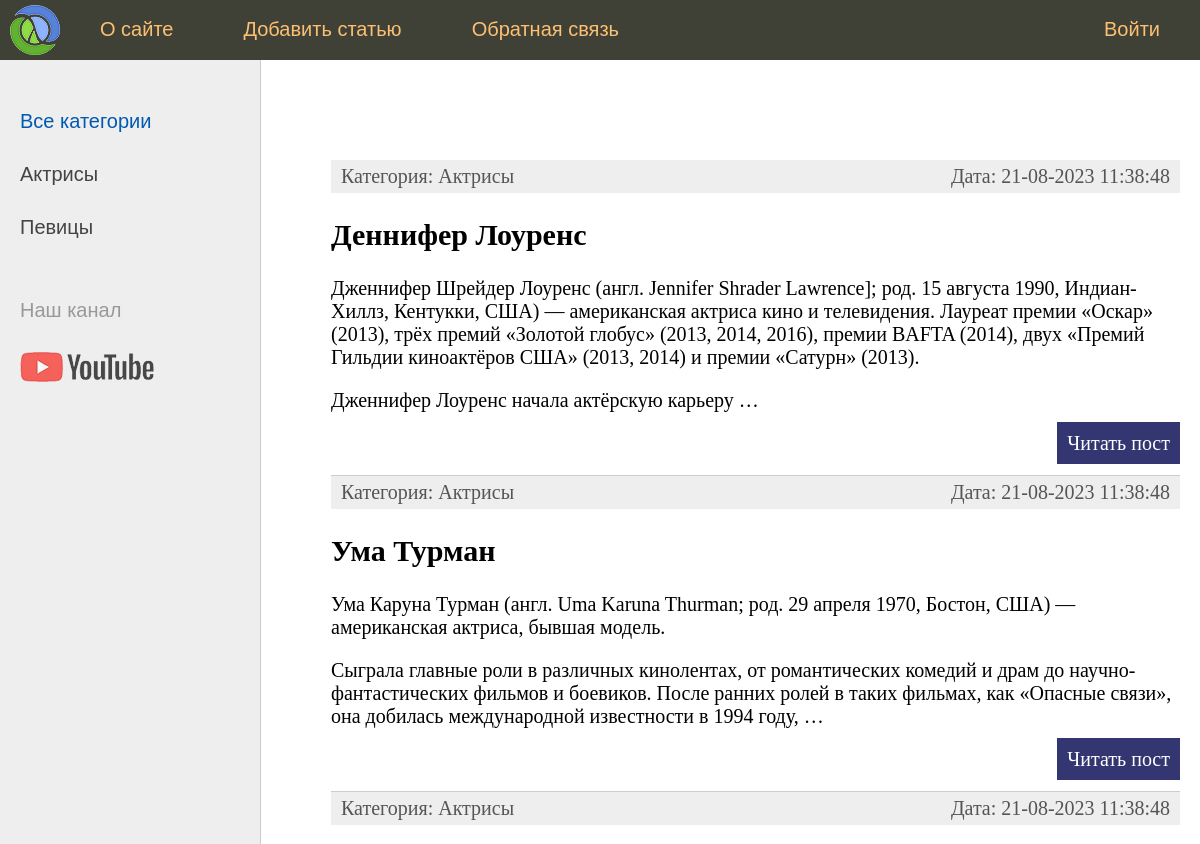
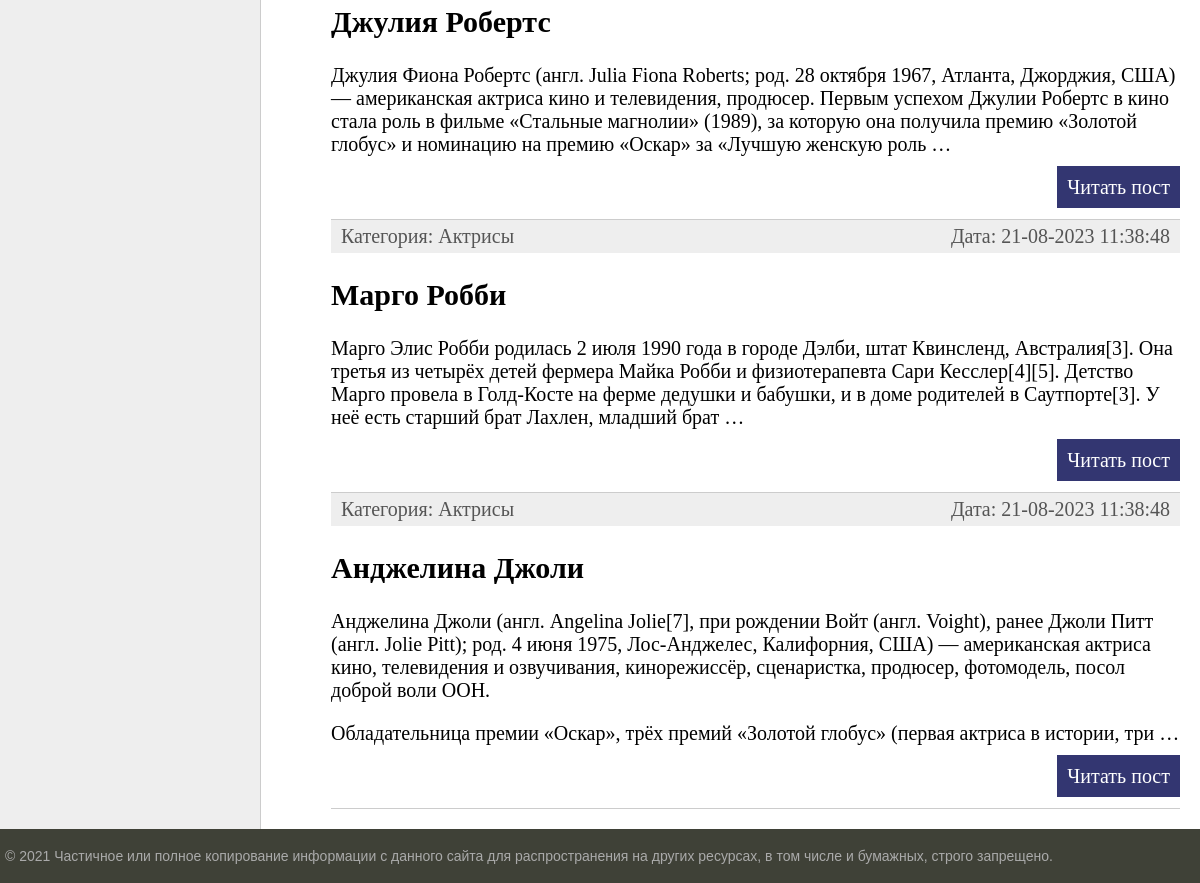
Before: / with the older database file (2 pictures, top to bottom).
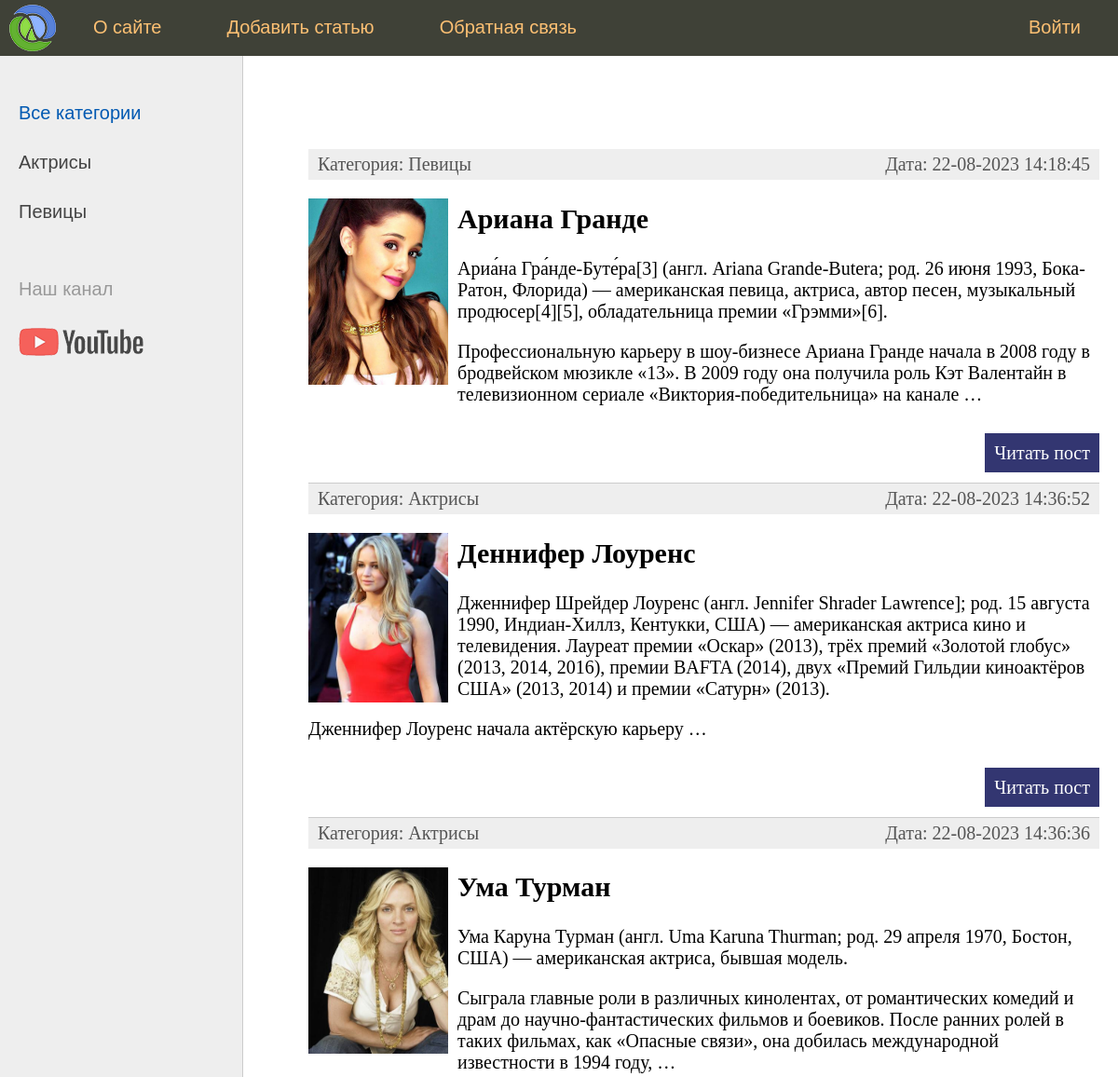
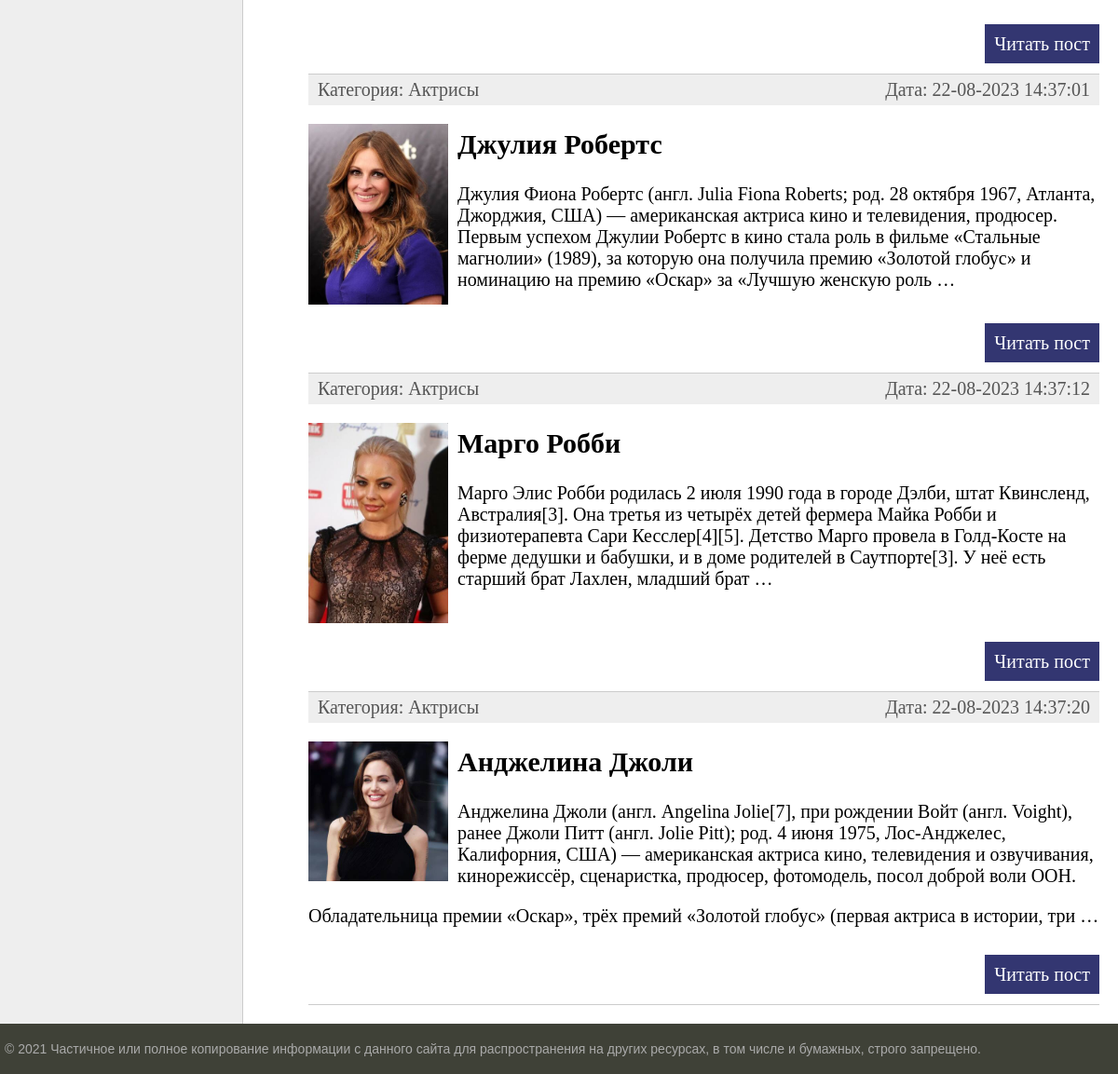
After: the same page with the newer database file (2 pictures, top to bottom).
### women/models.py (models this page shows, shortened)
class Category(models.Model):
    name = models.CharField(max_length=100, db_index=True, verbose_name="Категория")
    def __str__(self):
        return self.name
    def get_absolute_url(self):
        return reverse("category", kwargs={"cat_id": self.pk})
    class Meta:
        verbose_name = 'Категории'
        verbose_name_plural = 'Категории'
        ordering = ['id']

class Women(models.Model):
    title = models.CharField(max_length=255, verbose_name="Заголовок")
    content = models.TextField(blank=True, verbose_name="Текст статьи")
    photo = models.ImageField(upload_to="photos/%Y/%m/%d/", verbose_name="Фото")
    time_create = models.DateTimeField(auto_now_add=True, verbose_name="Время создания")
    time_update = models.DateTimeField(auto_now=True, verbose_name="Время изменения")
    is_published = models.BooleanField(default=True, verbose_name="Публикация")
    cat = models.ForeignKey('Category', on_delete=models.PROTECT, null=True, verbose_name="Категории")
    def get_absolute_url(self):
        return reverse("post", kwargs={"post_id": self.pk})
    class Meta:
        verbose_name = 'Известные женщины'
        verbose_name_plural = 'Известные женщины'
        ordering = ['-time_create', 'title']

### women/views.py (the view)
# urls.py: path('', index, name='home'),
def index(request):
    posts = Women.objects.all()
    cats = Category.objects.all()
    context = {
        'posts': posts,
        'cats': cats,
        'menu': menu,
        'title': 'Главная страница',
        'cat_selected': 0,
    }
    return render(request, 'women/index.html', context=context)

### women/templates/women/index.html (shortened to what this page needs)
{% extends 'women/base.html' %}
{% block content %}
<ul class="list-articles">
	{% for p in posts %}
			<li><div class="article-panel">
	<p class="first">Категория: {{p.cat}}</p>
	<p class="last">Дата: {{p.time_update|date:"d-m-Y H:i:s"}}</p>
</div>
{% if p.photo %}
	<p><img class="img-article-left thumb" src="{{p.photo.url}}"></p>
{% endif %}
				<h2>{{p.title}}</h2>
	{% autoescape on %}
	{{p.content|linebreaks|truncatewords:50}}
	{% endautoescape %}
			<p class="link-read-post"><a href="{{ p.get_absolute_url }}">Читать пост</a></p>
			</li>
	{% endfor %}
</ul>
{% endblock %}

### women/templates/women/base.html (shortened to what this page needs)
{% load static %}
<!DOCTYPE html>
<html>
<head>
	<link type="text/css" href="{% static 'women/css/styles.css' %}" rel="stylesheet" />
</head>
<body>
<table class="table-page" border=0 cellpadding="0" cellspacing="0">
<tr><td valign=top>
{% block mainmenu %}
		<div class="header">
			<ul id="mainmenu" class="mainmenu">
			<li class="logo"><a href="{% url 'home' %}"><div class="logo"></div></a></li>
{% for m in menu %}
	{% if not forloop.last %}
			<li><a href="{% url m.url_name %}">{{m.title}}</a></li>
	{% else %}
			<li class="last"><a href="{% url m.url_name %}">{{m.title}}</a></li>
	{% endif %}
{% endfor %}
			</ul>
		</div>
{% endblock mainmenu %}
<table class="table-content" border=0 cellpadding="0" cellspacing="0">
<tr>
	<td valign="top" class="left-chapters">
	<ul id="leftchapters">
{% if cat_selected == 0 %}
        <li class="selected">Все категории</li>
{% else %}
        <li><a href="{% url 'home' %}">Все категории</a></li>
{% endif %}
{% for c in cats %}
    {% if c.pk == cat_selected %}
        <li class="selected">{{c.name}}</li>
    {% else %}
        <li><a href="{{ c.get_absolute_url }}">{{c.name}}</a></li>
    {% endif %}
{% endfor %}
		<li class="share">
		<p>Наш канал</p>
		<a class="share-yt" href="https://www.youtube.com/channel/UClJzWfGWuGJL2t-3dYKcHTA/playlists" target="_blank" rel="nofollow"></a>
		</li>
	</ul>
</td>
<td valign="top" class="content">
	<div class="content-text">
{% block content %}
{% endblock %}
	</div>
</td></tr></table>
</td></tr>
<tr><td valign=top>
	<div id="footer">
		<p>&copy; 2021 Частичное или полное копирование информации с данного сайта для распространения на других ресурсах, в том числе и бумажных, строго запрещено.</p>
	</div>
</td></tr></table>
</body>
</html>

### women/static/women/css/styles.css (style rules this page uses)
html, body { font-family: 'Arial'; margin: 0; padding: 0; height: 100%; width: 100%; color: #444; }
a { color: #0059b2; text-decoration: none; }
img { max-width: 600px; height: auto; }
img.img-article-left { max-width: 300px; height: auto; float: left; padding: 0 10px 10px 0; }
img.img-article-left.thumb { max-width: 150px; height: auto; }
p.link-read-post { text-align: right; }
p.link-read-post a { padding: 10px; min-width: 100px; background: #333671; color: #fff; text-decoration: none; }
div.article-panel { background: #eee; padding: 5px 10px 5px 10px; box-sizing: border-box; overflow: hidden; color: #555; }
div.article-panel p.first { margin: 0; float: left; }
div.article-panel p.last { margin: 0; float: right; }
ul.list-articles { list-style: none; margin: 0; padding: 0; }
ul.list-articles li { border-bottom: 1px solid #ccc; }
.table-page { width: 100%; height: 100%; vertical-align: top; }
.table-page tr { height: 100%; }
.header { background: #3F4137; height: 60px; }
.logo { background: url('../images/logo.png') no-repeat 10px 5px; width: 70px; height: 60px; }
ul.mainmenu { list-style: none; margin: 0; padding: 0; height: 60px; color: #fdc073; font-size: 20px; overflow: hidden; }
ul.mainmenu li { float: left; margin: 18px 40px 0 30px; }
ul.mainmenu li.logo { margin: 0; }
ul.mainmenu li.last { float: right; }
ul.mainmenu li a { color: #fdc073; text-decoration: none; }
.table-content { width: 100%; min-height: 100%; height: 100%; }
.left-chapters { margin: 0; background: #eee; border-right: 1px solid #ccc; min-height: 100%; }
.left-chapters ul { width: 230px; min-height: 100%; margin: 0; padding: 20px 10px 10px 20px; list-style: none; font-size: 20px; }
.left-chapters ul li { margin: 30px 0 0 0; color: #999; }
.left-chapters ul li.selected { color: #0059b2; }
.left-chapters ul li a { color: #444; text-decoration: none; }
.left-chapters ul li.share { margin: 60px 0 0 0; }
.left-chapters ul li.share p { margin: 30px 0 30px 0; }
.left-chapters ul li.share a { display: inline-block; width: 40px; height: 40px; margin: 0 20px 0 0; }
.left-chapters ul li.share a.share-yt { width: 100%; height: 30px; background: url('../images/share_yt.png') no-repeat 0 0 }
.content { padding: 40px 20px 20px 40px; width: 100%; box-sizing: border-box; }
.content-text { margin: 60px 0 0 30px; color: #000; font-size: 20px; font-family: Yandex Sans Display Light; }
#footer { box-sizing: border-box; background: #3F4137; padding: 5px; color: #aaa; font-size: 14px; font-family: Verdana, Geneva, Arial, Helvetica; text-align: left; overflow: hidden; }

Changed rows visible on the page:
added Women: cat "Певицы", time_update "22-08-2023 14:18:45", photo (picture), title "Ариана Гранде", content "Ариа́на Гра́нде-Буте́ра[3] (англ. Ariana Grande-Butera; род. 26 июня 1993, Бока-Ратон, Флорида) — американская певица, актриса, автор песен, музыкальный продюсер[4][5], обладательница премии «Грэмми»[6]. Профессиональную карьеру в шоу-бизнесе Ариана Гранде начала в 2008 году в бродвейском мюзикле «13». В 2009 году она получила роль Кэт Валентайн в телевизионном сериале «Виктория-победительница» на канале …"
changed Women "Деннифер Лоуренс": time_update "21-08-2023 11:38:48" → "22-08-2023 14:36:52"; photo: picture added
changed Women "Ума Турман": time_update "21-08-2023 11:38:48" → "22-08-2023 14:36:36"; photo: picture added
changed Women "Джулия Робертс": time_update "21-08-2023 11:38:48" → "22-08-2023 14:37:01"; photo: picture added
changed Women "Марго Робби": time_update "21-08-2023 11:38:48" → "22-08-2023 14:37:12"; photo: picture added
changed Women "Анджелина Джоли": time_update "21-08-2023 11:38:48" → "22-08-2023 14:37:20"; photo: picture added
